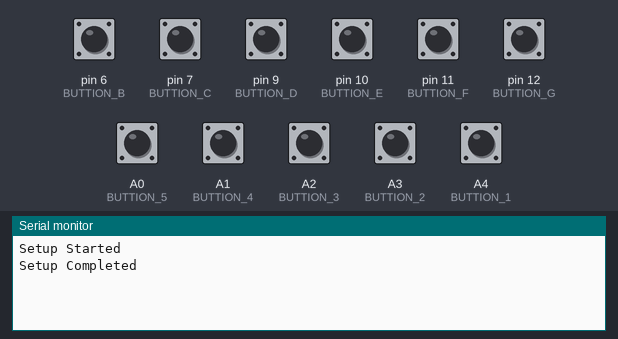
Bench run of a program on a simulated Arduino Nano Every. Parts: the last lines printed to the serial monitor. The test bench sets the inputs (shaded band); at power-on: A0 (BUTTION_5), A1 (BUTTION_4), A2 (BUTTION_3), A3 (BUTTION_2), A4 (BUTTION_1), pin 6 (BUTTION_B), pin 7 (BUTTION_C), pin 9 (BUTTION_D), pin 10 (BUTTION_E), pin 11 (BUTTION_F), pin 12 (BUTTION_G) HIGH.

Above: at 2.2 s.
2.3 s: pin 6 (BUTTION_B) pulled LOW for 0.15 s
At 2.7 s:
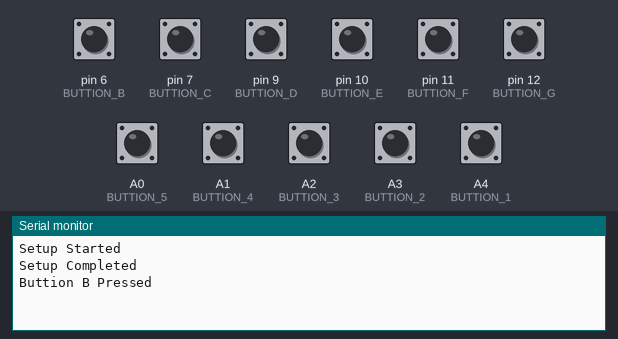
3.9 s: pin 7 (BUTTION_C) pulled LOW for 0.15 s
At 5.1 s:
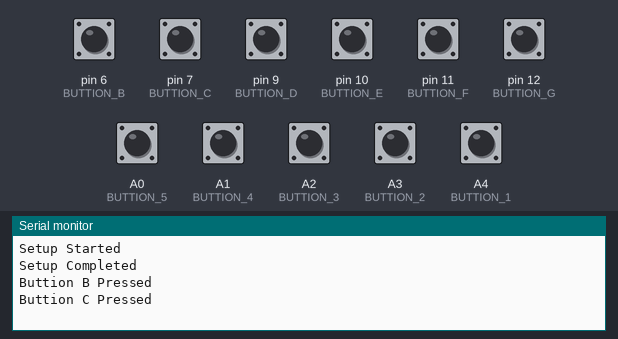
5.5 s: pin 9 (BUTTION_D) pulled LOW for 0.15 s
At 6.3 s:
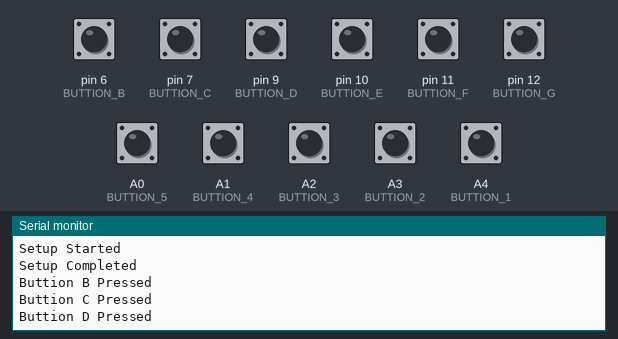
7.1 s: pin 10 (BUTTION_E) pulled LOW for 0.15 s
At 7.6 s:
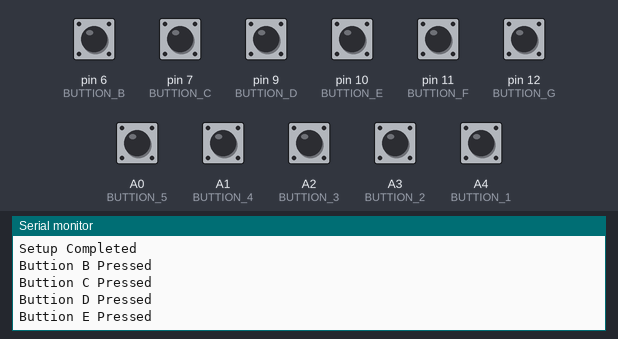
8.7 s: pin 11 (BUTTION_F) pulled LOW for 0.15 s
At 9.9 s:
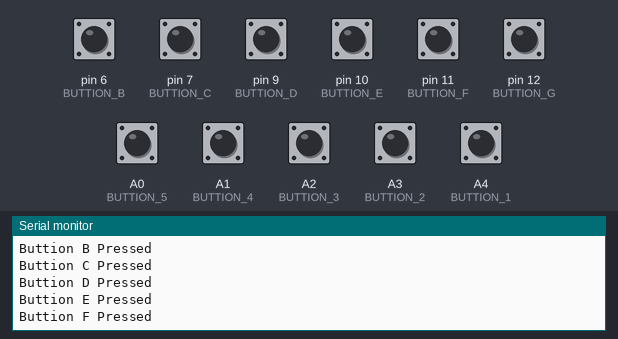
10.3 s: pin 12 (BUTTION_G) pulled LOW for 0.15 s
At 11.2 s:
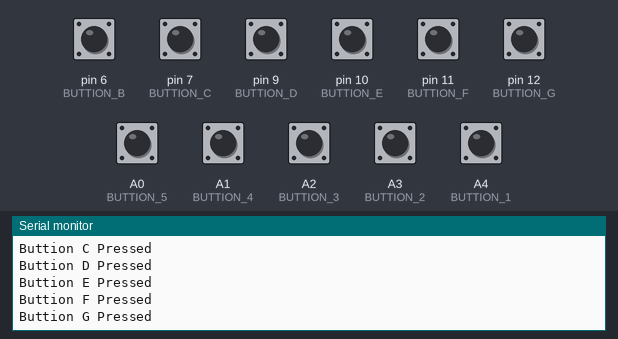

Measured:
- after the input at 2.3 s, the serial monitor: prints a new line at once (image 1)
- after the input at 3.9 s, the serial monitor: prints a new line at once (image 2)
- after the input at 5.5 s, the serial monitor: prints a new line at once (image 3)
- after the input at 7.1 s, the serial monitor: prints a new line at once (image 4)
- after the input at 8.7 s, the serial monitor: prints a new line at once (image 5)
- after the input at 10.3 s, the serial monitor: prints a new line at once (image 6)

The program:

main.cpp
```cpp
#include <Arduino.h>
#include <ME200S.hpp>
#define debounceTime 200
void printArray(char array[]);
// VERSION ON is the red box
// #define VERSION_ONE
#ifdef VERSION_ONE

#define BUTTION_1 11
#define BUTTION_2 8
#define BUTTION_3 5
#define BUTTION_4 3
#define BUTTION_5 2
#define BUTTION_A A0
#define BUTTION_B A1
#define BUTTION_C A2
#define BUTTION_D A3
#define BUTTION_E A5
#define BUTTION_F A7
#define BUTTION_G 10
#endif
#ifndef VERSION_ONE
#define BUTTION_1 A4
#define BUTTION_2 A3
#define BUTTION_3 A2
#define BUTTION_4 A1
#define BUTTION_5 A0
#define BUTTION_A 5
#define BUTTION_B 6
#define BUTTION_C 7
#define BUTTION_D 9
#define BUTTION_E 10
#define BUTTION_F 11
#define BUTTION_G 12
#endif
ME200S camera;

bool CheckFucntion = false;
bool AutoFocus = false;
bool oneShotAF = false;
bool changeShutter = false;
bool changeGain = false;
bool changeND = false;
bool ChangeColour = false;

bool Gain0 = false;

uint16_t SetApature = 0;
uint16_t Gain = 1000;


void Buttion_1()
{
  static unsigned long last_interrupt_time = 0;
  unsigned long interrupt_time = millis();
  if (interrupt_time - last_interrupt_time > debounceTime)
  {
    CheckFucntion = true;
  }
  last_interrupt_time = interrupt_time;
}
void Buttion_2()
{
  static unsigned long last_interrupt_time = 0;
  unsigned long interrupt_time = millis();
  if (interrupt_time - last_interrupt_time > debounceTime)
  {
    Serial.println("Bution 2 Pushed");
    SetApature = F2_8;
  }
  last_interrupt_time = interrupt_time;
}
void Buttion_3()
{
  static unsigned long last_interrupt_time = 0;
  unsigned long interrupt_time = millis();
  if (interrupt_time - last_interrupt_time > debounceTime)
  {
    Serial.println("Buttion 3 Pushed");
    SetApature = F4_0;
  }
  last_interrupt_time = interrupt_time;
}
void Buttion_4()
{
  static unsigned long last_interrupt_time = 0;
  unsigned long interrupt_time = millis();
  if (interrupt_time - last_interrupt_time > debounceTime)
  {
    Serial.println("Buttion 4 Pushed");
    SetApature = F5_6;
  }
  last_interrupt_time = interrupt_time;
}
void Buttion_5()
{
  static unsigned long last_interrupt_time = 0;
  unsigned long interrupt_time = millis();
  if (interrupt_time - last_interrupt_time > debounceTime)
  {
    Serial.println("Buttion 5 Pushed");
    changeShutter = true;
    changeND = true;
    ChangeColour = true;
  }
  last_interrupt_time = interrupt_time;
}
void A_Button()
{
  static unsigned long last_interrupt_time = 0;
  unsigned long interrupt_time = millis();
  if (interrupt_time - last_interrupt_time > debounceTime)
  {
    Serial.println("Buttion A Pressed");
    Gain = G0;
    Gain0 = true;
  }
  last_interrupt_time = interrupt_time;
}
void B_Buttion()
{
  static unsigned long last_interrupt_time = 0;
  unsigned long interrupt_time = millis();
  if (interrupt_time - last_interrupt_time > debounceTime)
  {
    Serial.println("Buttion B Pressed");
    Gain = G3;
  }
  last_interrupt_time = interrupt_time;
}
void C_Buttion()
{
  static unsigned long last_interrupt_time = 0;
  unsigned long interrupt_time = millis();
  if (interrupt_time - last_interrupt_time > debounceTime)
  {
    Serial.println("Buttion C Pressed");
    Gain = G6;
  }
  last_interrupt_time = interrupt_time;
}
void D_Buttion()
{
  static unsigned long last_interrupt_time = 0;
  unsigned long interrupt_time = millis();
  if (interrupt_time - last_interrupt_time > debounceTime)
  {
    Serial.println("Buttion D Pressed");
    Gain = G9;
  }
  last_interrupt_time = interrupt_time;
}
void E_Buttion()
{
  static unsigned long last_interrupt_time = 0;
  unsigned long interrupt_time = millis();
  if (interrupt_time - last_interrupt_time > debounceTime)
  {
    Serial.println("Buttion E Pressed");
    Gain = G12;
  }
  last_interrupt_time = interrupt_time;
}
void F_Buttion()
{
  static unsigned long last_interrupt_time = 0;
  unsigned long interrupt_time = millis();
  if (interrupt_time - last_interrupt_time > debounceTime)
  {
    Serial.println("Buttion F Pressed");
    Gain = G15;
  }
  last_interrupt_time = interrupt_time;
}
void G_Buttion()
{
  static unsigned long last_interrupt_time = 0;
  unsigned long interrupt_time = millis();
  if (interrupt_time - last_interrupt_time > debounceTime)
  {
    Serial.println("Buttion G Pressed");
    Gain = G18;
  }
  last_interrupt_time = interrupt_time;
}

void setup()
{
  // put your setup code here, to run once:
  Serial.begin(9600);
  #ifndef ARDUINO_AVR_UNO
  Serial1.begin(9600);
  #endif
  delay(1000);
  Serial.println("Setup Started");
  pinMode(BUTTION_1, INPUT_PULLUP);
  attachInterrupt(BUTTION_1, Buttion_1, FALLING);

  pinMode(BUTTION_2, INPUT_PULLUP);
  attachInterrupt(BUTTION_2, Buttion_2, FALLING);

  pinMode(BUTTION_3, INPUT_PULLUP);
  attachInterrupt(BUTTION_3, Buttion_3, FALLING);

  pinMode(BUTTION_4, INPUT_PULLUP);
  attachInterrupt(BUTTION_4, Buttion_4, FALLING);

  pinMode(BUTTION_5, INPUT_PULLUP);
  attachInterrupt(BUTTION_5, Buttion_5, FALLING);

  pinMode(BUTTION_A, INPUT_PULLUP);
  attachInterrupt(BUTTION_A, A_Button, FALLING);

  pinMode(BUTTION_B, INPUT_PULLUP);
  attachInterrupt(BUTTION_B, B_Buttion, FALLING);

  pinMode(BUTTION_C, INPUT_PULLUP);
  attachInterrupt(BUTTION_C, C_Buttion, FALLING);

  pinMode(BUTTION_D, INPUT_PULLUP);
  attachInterrupt(BUTTION_D, D_Buttion, FALLING);

  pinMode(BUTTION_E, INPUT_PULLUP);
  attachInterrupt(BUTTION_E, E_Buttion, FALLING);

  pinMode(BUTTION_F, INPUT_PULLUP);
  attachInterrupt(BUTTION_F, F_Buttion, FALLING);

  pinMode(BUTTION_G, INPUT_PULLUP);
  attachInterrupt(BUTTION_G, G_Buttion, FALLING);
  Serial.println("Setup Completed");
}

void checkFunction()
{
  if (CheckFucntion)
  {
    if (camera.cameraVersionRequest())
    {
      Serial.print("Camera Versions: ");
      camera.printArray();
    }
    else
    {
      Serial.println();
      Serial.println("Failed to get camera version");
    }
    CheckFucntion = false;
  }
}
void setApature()
{
  if (SetApature)
  {
    bool success = false;
    // for (auto i = 0; i < 10; i++)
    {
      /* code */
      // while (!success)
      {
        Serial.println("Setting Aparture");
        // success = camera.setApature(SetApature);
        success = camera.setApatureBlocking(SetApature);
      } // send set apature until successful
    }
        SetApature = 0;
        // delay(1000);
        Serial.println("Getting Apature");
    camera.irisPossition();
    // Serial.println("Iris Possition: ");
    // camera.printArray();
    // camera.printArrayDirect();
  }
}
void setAutoFocus()
{
  if (AutoFocus)
  {
    camera.AutoFocus(true);
    AutoFocus = false;
  }
}
void oneShotFocus()
{
  if (oneShotAF)
  {
    camera.oneShotAF();
    oneShotAF = false;
  }
}
void setShutterSpeed()
{
  if (changeShutter)
  {
    camera.setShutter();
    changeShutter = false;
  }

}
void changeCameraGain()
{
  if (Gain != 1000)
  {
    camera.setGain(Gain);
    Gain = 1000;
  }

}
void setND()
{
  if (changeND)
  {
    camera.setND();
    changeND = false;
  }

}
void setColourTemp()
{
  if (ChangeColour)
  {
    camera.setWhiteKelv();
    ChangeColour = false;
  }

}
void setgain0()
{
  if (Gain0)
  {
    camera.setGain0();
    Gain0 = false;
  }

}
void loop()
{
  delay(1000);
  // CheckFucntion = true;
  checkFunction();

  setApature();
  /* code */

  setAutoFocus();
  oneShotFocus();
  setShutterSpeed();

  setND();
  // ChangeColour = true;
  setColourTemp();

  changeCameraGain();

  // setgain0();
}

void printArray(char array[])
{
  char *arrayPtr = array;
  arrayPtr++;
  Serial.print(arrayPtr);
}
```
